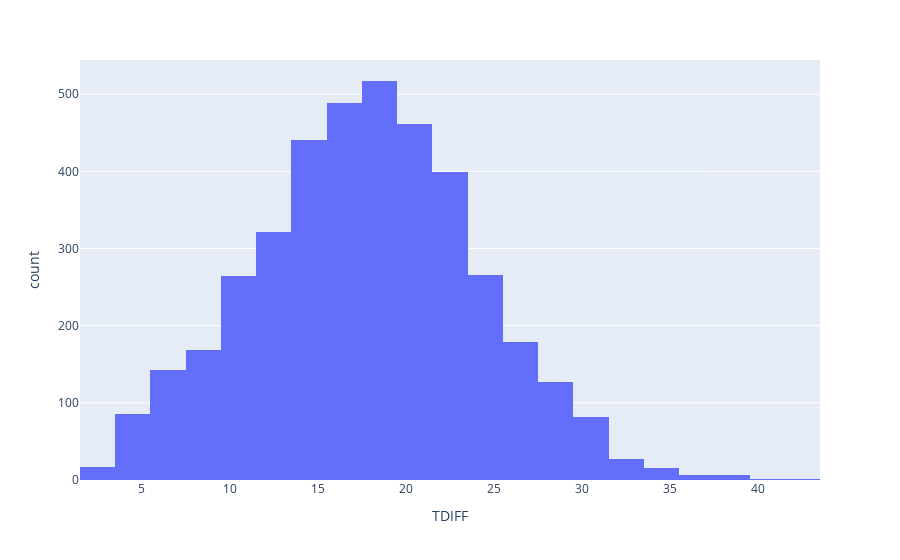

This figure's notebook cell:
### Markdown cell above
#### Make the same plot with plotly

### Code cell
fig_hist = px.histogram(
    data_frame=weather, 
    x='TDIFF',
    nbins=21)

fig_hist.show(renderer="jupyterlab")

### Figure 1 — Plotly figure (JSON) as saved in the notebook; plotly's stock layout.template omitted (floating-point values rounded to 4 significant figures; data arrays with more than 128 entries replaced by an {"elided": "..."} marker saying what was removed)
{"data": [{"alignmentgroup": "True", "bingroup": "x", "hovertemplate": "TDIFF=%{x}<br>count=%{y}<extra></extra>", "legendgroup": "", "marker": {"color": "#636efa", "pattern": {"shape": ""}}, "name": "", "nbinsx": 21, "offsetgroup": "", "orientation": "v", "showlegend": false, "type": "histogram", "x": {"elided": "4017 int values"}, "xaxis": "x", "yaxis": "y"}], "layout": {"autosize": true, "barmode": "relative", "legend": {"tracegroupgap": 0}, "margin": {"t": 60}, "xaxis": {"anchor": "y", "autorange": true, "domain": [0, 1], "range": [1.5, 43.5], "title": {"text": "TDIFF"}, "type": "linear"}, "yaxis": {"anchor": "x", "autorange": true, "domain": [0, 1], "range": [0, 544.2], "title": {"text": "count"}}}}
